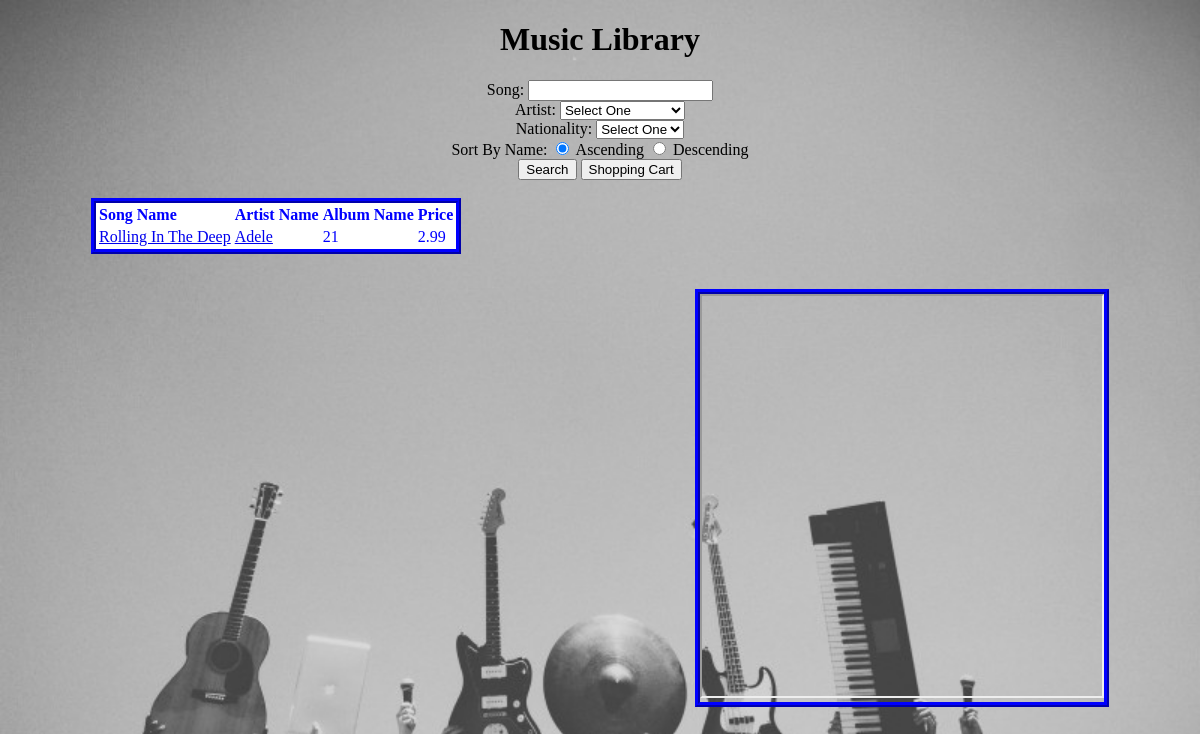
/SQL.php?songName=Rolling In The Deep, run on the app's committed database.
### tables this page shows
CREATE TABLE IF NOT EXISTS `song` (
  `songId` tinyint(4) NOT NULL AUTO_INCREMENT,
  `songName` varchar(50) NOT NULL,
  `artistId` tinyint(4) NOT NULL,
  `albumId` tinyint(4) NOT NULL,
  `length` varchar(5) NOT NULL,
  `price` float NOT NULL,
  PRIMARY KEY (`songId`)
);

CREATE TABLE IF NOT EXISTS `artist` (
  `artistId` tinyint(4) NOT NULL AUTO_INCREMENT,
  `artistName` varchar(30) NOT NULL,
  `nationality` varchar(20) NOT NULL,
  PRIMARY KEY (`artistId`)
);

CREATE TABLE IF NOT EXISTS `album` (
  `albumId` tinyint(4) NOT NULL AUTO_INCREMENT,
  `albumName` varchar(30) NOT NULL,
  `artistId` tinyint(4) NOT NULL,
  `year` year(4) NOT NULL,
  PRIMARY KEY (`albumId`)
);

### SQL.php (the view, shortened to what this page needs)
<?php
$host = "localhost";
$dbname = "music";
$username = "root";
$password = "s3cr3t";
$dbConn = new PDO("mysql:host=$host;dbname=$dbname", $username, $password);
$dbConn->setAttribute(PDO::ATTR_ERRMODE, PDO::ERRMODE_EXCEPTION);
function getFilters($filter) {
    global $dbConn;
    $sql = "SELECT * FROM song NATURAL JOIN artist NATURAL JOIN album" . $filter;
    $stmt = $dbConn -> prepare ($sql);
    $stmt -> execute( );
    $records = $stmt->fetchAll(PDO::FETCH_ASSOC);
    return $records;
}
function theSearch() {
    $filter = " WHERE 1";
    if (!empty($_GET['songName'])) {
        $filter = $filter . " AND songName like '%" . $_GET['songName'] ."%'";
    }
    $filter = $filter . " ORDER BY " . 'songName' . " " . $_GET['asc'];
    $songs = getFilters($filter);
    echo "<div style ='float:left'>";
    echo "<table>";
    echo "<tr><th>Song Name</th><th>Artist Name</th><th>Album Name</th><th>Price</th></tr>";
    foreach($songs as $song) {
        $url = $song['songId'];
        echo "<tr>";
        echo "<td>" . "<a href='songInfo.php?songId=" . $url . "' target='songInfoFrame'>" . $song['songName'] . "</a></td>";
        echo "<td>" . "<a href='artistInfo.php?artistName=".$song['artistName']."'target='artistInfoFrame'>" . $song['artistName'] . "</a> "  . "</td>";
        echo "<td>" . $song['albumName'] . "</td>";
        echo "<td>" . $song['price'] . "</td>";
        echo "</tr>";
    }
    echo"</table>";
    echo "</div>";
}
function isFormValid() {
    return false;
}
?>
<!DOCTYPE html>
<html>
    <head>
    </head>
    <body>
        <h1>Music Library</h1>
        <form method="GET" action"SQL.php">
            Song: <input type="text" name="songName"/><br />
            Artist:    <select name="artistName">
                       <option value="">Select One</option>
                     </select><br />
            Nationality: <select name="nationality">
                           <option value="">Select One</option>
                            </select><br />
            Sort By Name:
                    <input type="radio" name="asc" value="ASC" checked/> Ascending
                    <input type="radio" name="asc" value="DESC"/> Descending<br />
                     <input type="submit" value="Search" name="submitForm"/>
                     <input type ="button" value="Shopping Cart" name="shoppingCart" onclick="location.href='shoppingCart.php'"/>
        </form><br />
        <div id="songsAndInfo">
            <div id='songList'>
                <?php
                if (isFormValid())
                {
                    theSearch();
                }
                else {
                    theSearch();
                }
                ?>
            </div>
            <div id="songInfo" style = "float:center">
                <iframe src="" width="400" height="400" name="songInfoFrame"></iframe>
            </div>
        </div>
    </body>
</html>

### css/styles.css (style rules this page uses)
th { background-color: gray; text-align:left; }
table { border:5px ridge blue; }
td { text-align:left; }
table,tr,th,td { background-color:white; color:blue; }
body { text-align: center; background-image: url(/team_project/OnlineCatalog/img/background.jpg); -webkit-background-size: cover; -moz-background-size: cover; -o-background-size: cover; background-size: cover; }
#songList { display:inline-block; width: 600px; height: 500px; }
#songInfo { display:inline-block; text-align: center; border:5px ridge blue; }

### data on the page
song: songName "Rolling In The Deep", artistId.artistName "Adele", albumId.albumName "21", price "2.99"
